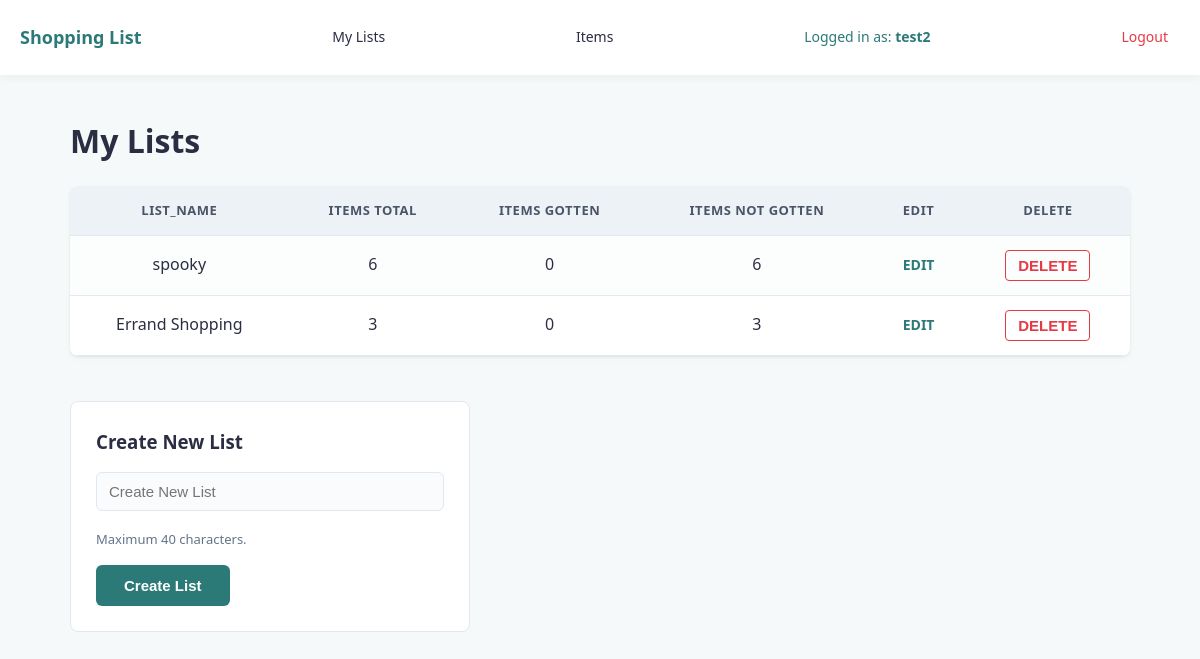
/my_lists (signed in), run on the app's committed database.
### tables this page shows
CREATE TABLE "lists" (list_id INTEGER NOT NULL PRIMARY KEY, list_name TEXT, user_id INTEGER REFERENCES user (user_id));

### shopping_list.py (the view, shortened to what this page needs)
@app.route("/my_lists", methods=["GET", "POST"])
def my_lists():
    if "user_id" not in session:
        return redirect(url_for("login"))
    current_user_id = session["user_id"]
    error = ''
    sql = """SELECT lists.list_id, lists.list_name,
    COUNT(list_contents.item_id) AS total_items,
    SUM(CASE WHEN list_contents.ticked = 1 THEN 1 ELSE 0 END) AS items_gotten,
    SUM(CASE WHEN list_contents.ticked = 0 THEN 1 ELSE 0 END) AS items_not_gotten
    FROM lists
    LEFT JOIN list_contents ON lists.list_id = list_contents.list_id
    WHERE lists.user_id = ?
    GROUP BY lists.list_id;"""
    results = query_db(sql, [current_user_id]) or []
    return render_template("my_lists.html", list=results, error=error)

### shopping_list.py (called while the page is built)
def get_db():
    db = getattr(g, '_database', None)
    if db is None:
        db = g._database = sqlite3.connect(DATABASE)
        db.row_factory = sqlite3.Row
    return db

@app.teardown_appcontext
def close_connection(exception):
    db = getattr(g, '_database', None)
    if db is not None:
        db.close()

def query_db(query, args=(), one=False, commit=False, return_id=False):
    db = get_db()
    cur = get_db().execute(query, args)
    if commit:
        db.commit()
    if return_id:
        last_id = cur.lastrowid
        cur.close()
        return last_id
    rv = cur.fetchall()
    cur.close()
    return rv[0] if (rv and one) else (None if one else rv)

### templates/my_lists.html (shortened to what this page needs)
{% extends "index.html" %}
{% block body %}
<h1>My Lists</h1>
{% if list %}
<table>
    <tr>
        <th>list_name</th>
        <th>items total</th>
        <th>items gotten</th>
        <th>items not gotten</th>
        <th>EDIT</th>
        <th>DELETE</th>
    </tr>
    {% for contents in list %}
    <tr>
        <td>{{ contents.list_name }}</td>
        <td>{{ contents.total_items }}</td>
        <td>{{ contents.items_gotten }}</td>
        <td>{{ contents.items_not_gotten }}</td>
        <td><a href="{{ url_for('list_route', list_id=contents.list_id)}}">EDIT</a></td>
        <td>
            <input type="submit" value="DELETE" form="delete-list-form-{{ contents.list_id }}">
        </td>
    </tr>
    {% endfor %}
</table>
{% else %}
<div class="card empty">
    <p>You don't have any lists yet. Create one to get started!</p>
</div>
{% endif %}
<br>
<div class="card" id="create-list">
    <h3>Create New List</h3>
    <form method="post" action="{{ url_for('my_lists') }}">
        <input type="text" placeholder="Create New List" id="list_name" name="list_name"><br>
        <p class="guidelines">Maximum 40 characters.</p>
        <input type="submit" value="Create List">
    </form>
</div>
{% endblock  %}

### static/style.css (style rules this page uses)
:root { --primary-colour: #2b7a78; --primary-hover: #3a9694; --bg-colour: #f6f9f9; --card-bg: #ffffff; --text-colour: #2b2d42; --border-colour: #e2e8f0; --delete-colour: #e63946; }
body { font-family: system-ui, -apple-system, BlinkMacSystemFont, 'Segoe UI', Roboto, Oxygen, Ubuntu, Cantarell, 'Open Sans', 'Helvetica Neue', sans-serif; background-color: var(--bg-colour); color: var(--text-colour); margin: 0; padding: 0; line-height: 1.6; }
h1 { color: var(--text-colour); margin-bottom: 20px; }
h3 { color: var(--text-colour); margin-top: 0; margin-bottom: 15px; }
.card { background-color: var(--card-bg); border-radius: 8px; border: 1px solid var(--border-colour); box-sizing: border-box; }
input[type="text"], input[list], input[type="password"] { width: 100%; max-width: 100%; padding: 10px 12px; font-size: 15px; border: 1px solid var(--border-colour); border-radius: 6px; box-sizing: border-box; background-color: #fafbfc; margin-bottom: 15px; }
table { width: 100%; border-collapse: collapse; background-color: var(--card-bg); border-radius: 8px; overflow: hidden; box-shadow: 0 4px 6px rgba(0, 0, 0, 0.02), 0 1px 3px rgba(0, 0, 0, 0.08); margin: 20px 0; }
table, th, td { border: none; }
th { background-color: #edf2f7; color: #4a5568; font-weight: 600; text-transform: uppercase; font-size: 13px; letter-spacing: 0.5px; border-bottom: 1px solid var(--border-colour); }
th, td { padding: 14px 20px; text-align: center; vertical-align: middle; border-bottom: 1px solid var(--border-colour); }
tr:nth-child(even) td { background-color: #fcfdfd; }
#create-list, #add-items { padding: 25px; max-width: 400px; width: 100%; box-sizing: border-box; }
p { color: #64748b; font-size: 16px; margin: 0; }
.guidelines { font-size: 13px; margin: 4px 0 15px 0; line-height: 1.5; }
input[type="submit"] { background-color: var(--primary-colour); color: #ffffff; padding: 12px 28px; font-size: 15px; font-weight: 600; border: none; border-radius: 6px; cursor: pointer; }
a[href*="list_route"], a[href*="list/"] { color: var(--primary-colour); text-decoration: none; font-weight: 600; background: none; border: none; cursor: pointer; font-size: 14px; }
input[value="DELETE"] { background-color: transparent; color: var(--delete-colour); border: 1px solid var(--delete-colour); padding: 6px 12px; border-radius: 4px; font-weight: 600; cursor: pointer; }

### data on the page
lists: list_name "spooky", total_items "6", items_gotten "0", items_not_gotten "6"
lists: list_name "Errand Shopping", total_items "3", items_gotten "0", items_not_gotten "3"

### other printed values
{{ session.get('username') }} "test2"
